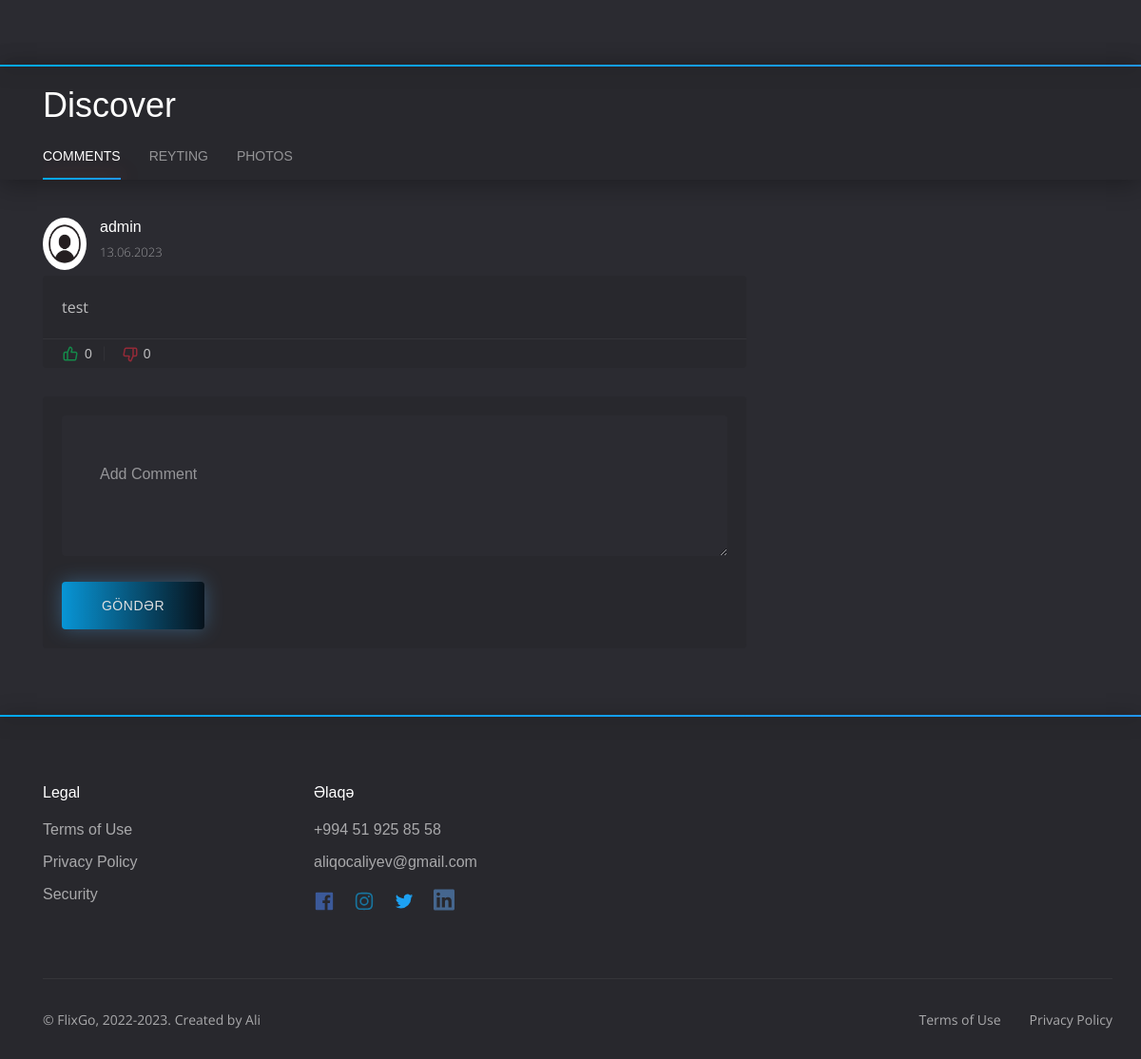
The page /series-detail/narcos/ (lower part) on the database as committed earlier.
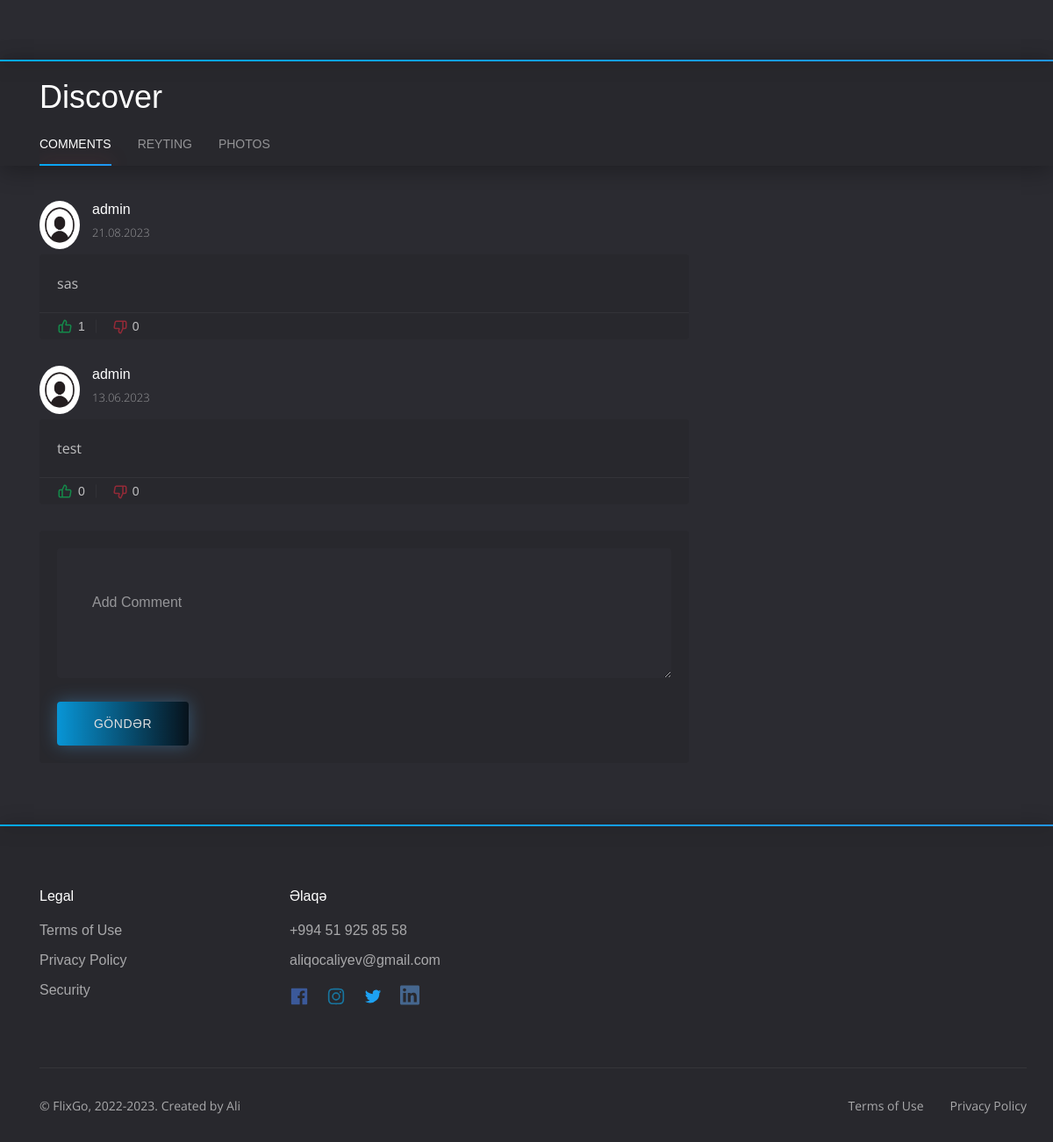
The same page on the database as committed later.
### tv_series/models.py (models this page shows, shortened)
class Comment(DateMixin):
    user = models.ForeignKey(User, on_delete=models.CASCADE, related_name='tv_series_comments')
    serie = models.ForeignKey(Serie, on_delete=models.CASCADE)
    comment = RichTextField()
    likes = models.ManyToManyField(User, related_name='tv_series_liked_comments', blank=True)
    dislikes = models.ManyToManyField(User, related_name='tv_series_disliked_comments', blank=True)
    class Meta:
        verbose_name = 'Comment'
        verbose_name_plural = 'Commentlər'

### users/models.py (models this page shows, shortened)
class MyUser(AbstractBaseUser):
    email = models.EmailField(unique=True, max_length=120)
    full_name = models.CharField(max_length=40, blank=True, null=True)
    logo = models.ImageField(upload_to='posters/', default='logo1.jpg' )
    username = models.CharField(max_length=40, blank=True, null=True)
    account = models.CharField(max_length=30,choices=account,default='Basic')
    slug = models.SlugField(unique=True)
    hash_key = models.CharField(max_length=200, blank=True, null=True)
    activation_code = models.CharField(max_length=6, blank=True, null=True)
    reset_code = models.CharField(max_length=50, blank=True, null=True)
    timestamp = models.DateTimeField(auto_now_add=True)
    is_active = models.BooleanField(default=True)
    is_staff = models.BooleanField(default=False)
    is_superuser = models.BooleanField(default=False)
    objects = MyUserManager()
    USERNAME_FIELD = "email"
    class Meta:
        ordering = ["-timestamp"]
        verbose_name = 'İstifadəçi'
        verbose_name_plural = 'İstifadəçilər'
    def __str__(self):
        return self.email

### tv_series/views.py (the view, shortened to what this page needs)
    def wrap(request, *args, **kwargs):
        slug = kwargs.get('slug')
        serie = get_object_or_404(Serie, slug=slug)
        if serie.account != 'Premium' and (not request.user.is_authenticated or request.user.account != 'Premium'):
            return view_func(request, *args, **kwargs)
        else:
            return view_func(request, *args, **kwargs)

### tv_series/forms.py
class ReviewForm(forms.ModelForm):
    class Meta:
        model = Review
        fields = ['rating', 'text', 'title']

class CommentForm(forms.ModelForm):
    comment =  forms.CharField(widget=forms.Textarea(attrs={
        'placeholder':'Add Comment',
        'rows' : '2',
        'style':
                 ' text-align:left; padding:50px 40px; background-color:#2b2b31; border-radius: 4px; border: 1px; color: #fff; font-size: 16px; width: 100%;',
    }))
    class Meta:
        model = Comment
        fields = ('comment',)

### tv_series/models.py (called while the page is built)
    def __str__(self):
        return self.name

    @property
    def count_episodes(self):
        return Episode.objects.filter(season=self).count()

### tv_series/views.py (called while the page is built, shortened)
def premium_user(view_func):
    def wrap(request, *args, **kwargs):
        slug = kwargs.get('slug')
        serie = get_object_or_404(Serie, slug=slug)
        if serie.account != 'Premium' and (not request.user.is_authenticated or request.user.account != 'Premium'):
            return view_func(request, *args, **kwargs)
        else:
            return view_func(request, *args, **kwargs)
    return wrap

### templates/series/serie_detail.html (shortened to what this page needs)
{% extends 'base.html' %}
{% block body %}
<section class="section details">
</section>
<section class="content">
	<div class="content__head">
		<div class="container">
			<div class="row">
				<div class="col-12">
					<h2 class="content__title">Discover</h2>
					<ul class="nav nav-tabs content__tabs" id="content__tabs" role="tablist">
						<li class="nav-item" role="presentation">
							<a class="nav-link active" data-toggle="tab" href="#tab-1" role="tab" aria-controls="tab-1" aria-selected="true">Comments</a>
						</li>
							<li class="nav-item" role="presentation">
								<a class="nav-link" data-toggle="tab" href="#tab-2" role="tab" aria-controls="tab-2" aria-selected="false">Reyting</a>
							</li>
						<li class="nav-item" role="presentation">
							<a class="nav-link" data-toggle="tab" href="#tab-3" role="tab" aria-controls="tab-3" aria-selected="false">Photos</a>
						</li>
					</ul>
				</div>
			</div>
		</div>
	</div>
	<div class="container">
		<div class="row">
			<div class="col-12 col-lg-8 col-xl-8">
				<div class="tab-content" id="myTabContent">
					<div class="tab-pane fade show active" id="tab-1" role="tabpanel" aria-labelledby="1-tab">
						<div class="row">
							<div class="col-12">
								<div class="comments">
									{% for comment in comments %}
									<ul class="comments__list">
										<li class="comments__item">
											<div class="comments__autor">
												<img class="comments__avatar" src="{{comment.user.logo.url}}" alt="" width="55" height="55">
												<span class="comments__name">{{ comment.user.username }}</span>
												<span class="comments__time">{{comment.created_at|date:"d.m.Y" }}</span>
											</div>
											<p class="comments__text">{{ comment.comment }}</p>
											<div class="comments__actions">
												<div class="comments__rate">
													<button type="button" class="like-button" data-comment-id="{{ comment.id }}" data-liked="{{ comment.likes.all }}">
														<span class="like-count">{{ comment.likes.count }}</span>
													</button>
													<button type="button" class="dislike-button" data-comment-id="{{ comment.id }}" data-disliked="{{comment.dislikes.all }}">
														<span class="dislike-count">{{ comment.dislikes.count }}</span>
													</button>
												</div>
											</div>
										</li>
									</ul>
									{% endfor %}
									<form method="POST" class="form">
										{{comment_form.comment}}
										{% if user.is_authenticated %}
										<button type="submit" class="form__btn">Send</button>
										{% else %}
										<a class="form__btn" href="{% url 'users:login' %}">Göndər</a>
										{% endif %}
									</form>
								</div>
							</div>
						</div>
					</div>
				</div>
			</div>
			<div class="col-12 col-lg-4 col-xl-4">
			</div>
		</div>
	</div>
</section>
{% endblock  %}

### templates/base.html (shortened to what this page needs)
<!DOCTYPE html>
<html lang="en">
<head>
	<link rel="stylesheet" href="/static/assets/css/bootstrap-reboot.min.css">
	<link rel="stylesheet" href="/static/assets/css/bootstrap-grid.min.css">
	<link rel="stylesheet" href="/static/assets/css/owl.carousel.min.css">
	<link rel="stylesheet" href="/static/assets/css/jquery.mCustomScrollbar.min.css">
	<link rel="stylesheet" href="/static/assets/css/nouislider.min.css">
	<link rel="stylesheet" href="/static/assets/css/plyr.css">
	<link rel="stylesheet" href="/static/assets/css/photoswipe.css">
	<link rel="stylesheet" href="/static/assets/css/default-skin.css">
	<link rel="stylesheet" href="/static/assets/css/main.css">
	<link rel="stylesheet" href="https://use.fontawesome.com/releases/v5.15.3/css/all.css">
	<link href="https://vjs.zencdn.net/8.0.4/video-js.css" rel="stylesheet" />
	<link rel="stylesheet" href="/static/assets/css/bootstrap-reboot.min.css">
	<link rel="stylesheet" href="/static/assets/css/bootstrap-grid.min.css">
	<link rel="stylesheet" href="/static/assets/css/owl.carousel.min.css">
	<link rel="stylesheet" href="/static/assets/css/jquery.mCustomScrollbar.min.css">
	<link rel="stylesheet" href="/static/assets/css/nouislider.min.css">
	<link rel="stylesheet" href="/static/assets/css/plyr.css">
	<link rel="stylesheet" href="/static/assets/css/photoswipe.css">
	<link rel="stylesheet" href="/static/assets/css/default-skin.css">
	<link rel="stylesheet" href="/static/assets/css/main.css">
	<link rel="stylesheet" href="/static/path/to/font-awesome/css/font-awesome.min.css">
	<link rel="stylesheet" href="https://use.fontawesome.com/releases/v5.5.0/css/all.css">
</head>
<body class="body">
{% block body %}
{% endblock %}
<footer class="footer">
	<div class="container">
		<div class="row">
			<div class="col-6 col-sm-4 col-md-3">
				<h6 class="footer__title">Legal</h6>
				<ul class="footer__list">
					<li><a href="{% url 'users:privacy' %}">Terms of Use</a></li>
					<li><a href="{% url 'users:privacy' %}">Privacy Policy</a></li>
					<li><a href="{% url 'users:privacy' %}">Security</a></li>
				</ul>
			</div>
			<div class="col-12 col-sm-4 col-md-3">
				<h6 class="footer__title">Əlaqə</h6>
				<ul class="footer__list">
					<li><a href="tel:88002345678">+994 51 925 85 58</a></li>
					<li><a href="mailto:support@flixgo.com">aliqocaliyev@gmail.com</a></li>
				</ul>
				<ul class="footer__social">
					<li class="facebook"><a href="#"><svg xmlns="http://www.w3.org/2000/svg" viewBox="0 0 24 24"><path d="M20.9,2H3.1A1.1,1.1,0,0,0,2,3.1V20.9A1.1,1.1,0,0,0,3.1,22h9.58V14.25h-2.6v-3h2.6V9a3.64,3.64,0,0,1,3.88-4,20.26,20.26,0,0,1,2.33.12v2.7H17.3c-1.26,0-1.5.6-1.5,1.47v1.93h3l-.39,3H15.8V22h5.1A1.1,1.1,0,0,0,22,20.9V3.1A1.1,1.1,0,0,0,20.9,2Z"/></svg></a></li>
					<li class="instagram"><a target="_blank" href="https://www.instagram.com/qochaliyev/"></a></li>
					<li class="twitter"><a href="#"></a></li>
					<li class="vk"><a href="https://az.linkedin.com/in/ali-gochaliyev-862b75190"></a></li>
				</ul>
			</div>
			<div class="col-12">
				<div class="footer__copyright">
					<small>© FlixGo, 2022-2023. Created by Ali</small>
					<ul>
						<li><a href="{% url 'users:privacy' %}">Terms of Use</a></li>
						<li><a href="{% url 'users:privacy' %}">Privacy Policy</a></li>
					</ul>
				</div>
			</div>
		</div>
	</div>
</footer>
</body>
</html>

Rows that differ between the two databases and show on the page:
added Comment: user.logo (picture), user.username "admin", created_at "21.08.2023", comment "sas", likes.count "1", dislikes.count "0"
